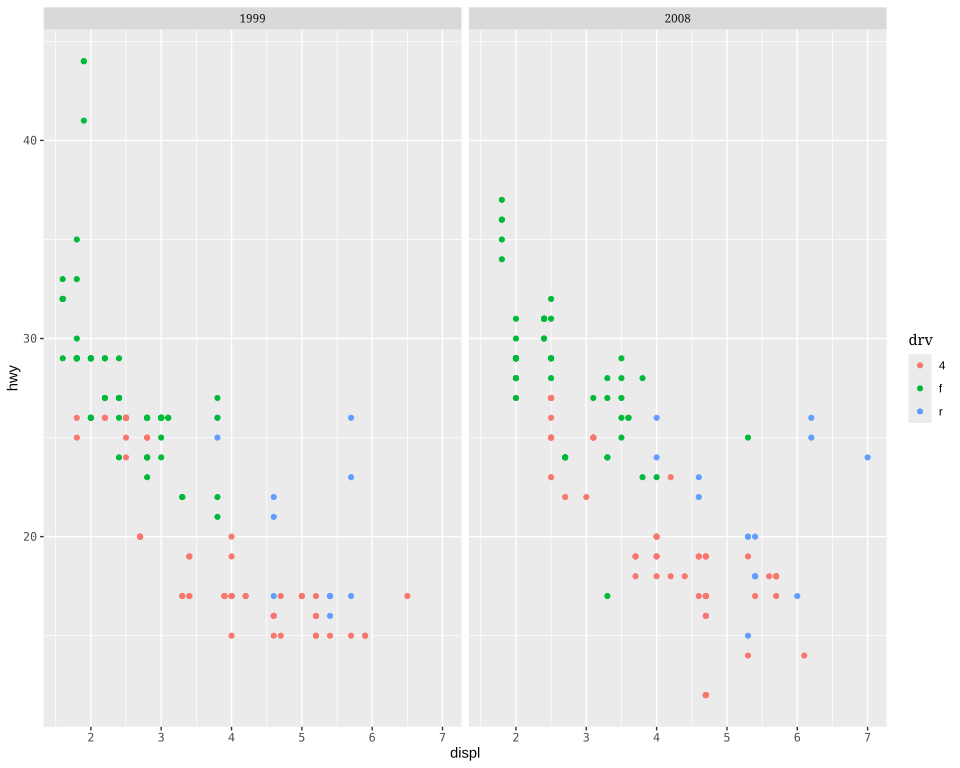

Reproduce this figure in R.
# The plot test/golden/theme_family_elements.svg draws, drawn by ggplot2 itself, as ggplot2's own
# visual tests draw their snapshots: the independent check on that golden whenever it changes. The
# suite never runs this; it needs R, ggplot2 and vdiffr, saved as the Docker image
# giggly-r:ggplot2-4.0.3. From the repository's root:
#
#   docker run --rm -v "$PWD/test/golden":/golden:ro giggly-r:ggplot2-4.0.3 \
#     Rscript /golden/theme_family_elements.R > theme_family_elements.ggplot2.svg
#
# and compare the two drawings element by element, as test/golden/point.R describes, which leaves
# out each label's font-family: vdiffr writes `sans` for every family and measures each with
# Liberation Sans, as Giggly measures it, where Giggly names the family.
#
# mpg's highway mileage against engine size, coloured by drive train, in a panel per year, each
# text's family its own element's: the tick labels monospaced, the strips and the legend's title
# serif, and the legend's labels in a font named by its name, Lobster.
#
# First checked with ggplot2 4.0.3 and vdiffr 1.0.9: every element and clip path matches but the
# background's edge, which svglite writes as R's rounding error.

library(ggplot2)

plot <- ggplot(mpg, aes(displ, hwy, colour = drv)) +
  geom_point() +
  facet_wrap(~year) +
  theme_gray() +
  theme(
    axis.text = element_text(family = "mono"),
    strip.text = element_text(family = "serif"),
    legend.title = element_text(family = "serif"),
    legend.text = element_text(family = "Lobster")
  )

file <- tempfile(fileext = ".svg")
vdiffr::write_svg(plot, file)
cat(readLines(file), sep = "\n")
